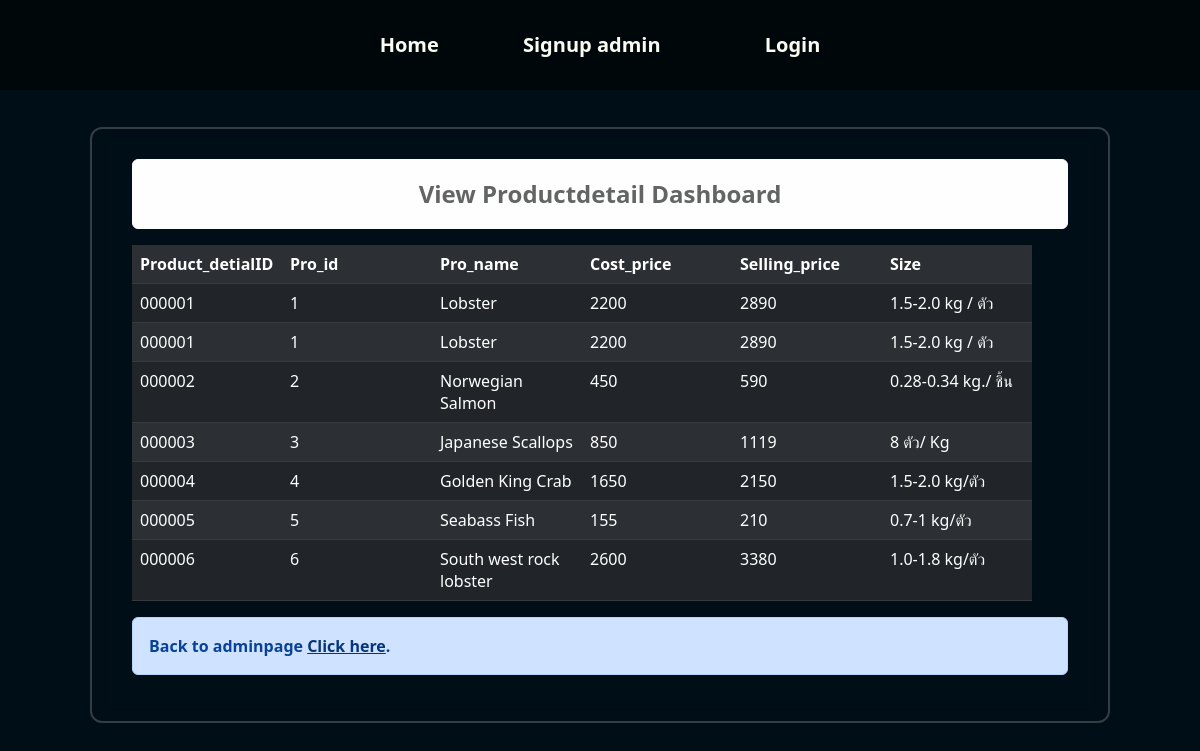
Page /view_product_detail.php on the committed database.
### tables this page shows
CREATE TABLE `product_detail` (
  `product_detailID` int(6) UNSIGNED ZEROFILL NOT NULL,
  `pro_id` int(6) NOT NULL,
  `pro_name` varchar(255) NOT NULL,
  `cost_price` int(10) NOT NULL,
  `selling_price` int(10) NOT NULL,
  `Size` varchar(50) NOT NULL
);

### view_product_detail.php (the view, shortened to what this page needs)
<?php
require_once('config.php');
require_once("headeradmin.php");
?>
<!DOCTYPE html>
<html lang="en">
<head>
    <link rel="stylesheet" type="text/css" href="https://cdn.jsdelivr.net/npm/bootstrap@5.2.3/dist/css/bootstrap.min.css">
    <link rel="stylesheet" type="text/css" href="admin1.css">
</head>
<body>
    <div class="wrapper">
    <div class="alert alert-light text-center fw-bold"  role="alert" style="font-size: 24px;" style="color: goldenrod;">
   View Productdetail Dashboard
</div
     <br>
        <div class="table-container">
            <table class="table table-dark table-striped">
            <tr>
                    <th scope="col">Product_detialID</th>
                    <th scope="col">Pro_id</th>
                    <th scope="col">Pro_name</th>
                    <th scope="col">Cost_price</th>
                    <th scope="col">Selling_price</th>
                    <th scope="col">Size</th>                </tr>
                <?php
               $sql = "SELECT * FROM product_detail";
               $result = mysqli_query($connect, $sql);
                while ($row = mysqli_fetch_array($result)) {
                    ?>
                    <tr>
                        <td><?=$row['product_detailID']?></td>
                        <td><?=$row['pro_id']?></td>
                        <td><?=$row['pro_name']?></td>
                        <td><?=$row['cost_price']?></td>
                        <td><?=$row['selling_price']?></td>
                        <td><?=$row['Size']?></td>
                    </tr>
                <?php
                $sql = "SELECT * FROM product_detail";
                $result = mysqli_query($connect, $sql);
                while($row = mysqli_fetch_array($result)) {
                ?>
               <tr>
                        <td><?=$row['product_detailID']?></td>
                        <td><?=$row['pro_id']?></td>
                        <td><?=$row['pro_name']?></td>
                        <td><?=$row['cost_price']?></td>
                        <td><?=$row['selling_price']?></td>
                        <td><?=$row['Size']?></td>
                <?php
                }
            }
                ?>
            </table>
        </div>
<div class="alert alert-primary" role="alert">
 Back to adminpage <a href="admin.php" class="alert-link">Click here</a>.
</div>
    </div>
</body>
</html>

### headeradmin.php (shortened to what this page needs)
<html>
<head>
</head>
<body>
<div class="header">
    <ul>
    <li><a href="admin.php">Home</a></li>
    <li><a href="signupadmin.php">Signup admin</a></li>
        <li>
            <?php
            if (isset($_SESSION['username'])) {
                $userLevel =level();
                echo '<li><a href="logout.php">Logout -</a>';
                echo "<span class='user-desc'>&nbsp;[";
                echo $_SESSION['firstname']
                    ." ".$_SESSION['lastname']
                    ." : ". $userLevel  ;
                echo "]</span></li>";
            } else {
                echo '<li><a href="login.php">Login</a></li>';
            }
            ?>
        </li>
    </ul>
</div>
</body>
</html>

### admin1.css (style rules this page uses)
body { display: grid; place-items: center; height: 100vh; background: url(img/4.png) repeat; background-color: #000e17; background-size: 100vw 100vh; background-size: cover; background-position: center; color: white; margin: 0; }
.table-container { max-width: 900px; width: 100%; overflow-x: auto; }
.wrapper { margin-top: 50px; width: 1020px; background: transparent; border: 2px solid rgba(255, 255, 255, .2); backdrop-filter: blur(9px); color: #fff; border-radius: 12px; padding: 30px 40px; }
.table-container th, .table-container td { color: white; width: 150px; }
.wrapper .alert { font-weight: bold; }

### headeradmin.php (style rules this page uses)
body { margin: 0; padding: 0; }
.header { width: 100%; background-color: rgba(0, 0, 0, 0.5); border-radius: 0; box-shadow: none; position: fixed; top: 0; left: 0; z-index: 999; transition: top 0.3s; }
.header ul { text-align: center; padding: 30px 0; margin: 0; list-style-type: none; }
.header ul li { display: inline; margin-right: 20px; }
.header ul li:last-child { margin-right: 0; }
.header ul li a { text-decoration: none; padding: 10px 30px; font-size: 20px; font-weight: bold; color: #fafcf1; position: relative; text-shadow: none; }
.header ul li a::after { content: ""; position: absolute; background-color: #fafcf1; height: 3px; width: 0; left: 50%; bottom: -10px; transition: 0.3s; transform: translateX(-50%); }

### rows in the picture
product_detail: product_detailID "000001", pro "1", pro_name "Lobster", cost_price "2200", selling_price "2890", Size "1.5-2.0 kg / ตัว"
product_detail: product_detailID "000002", pro "2", pro_name "Norwegian Salmon", cost_price "450", selling_price "590", Size "0.28-0.34 kg./ ชิ้น"
product_detail: product_detailID "000003", pro "3", pro_name "Japanese Scallops", cost_price "850", selling_price "1119", Size "8 ตัว/ Kg"
product_detail: product_detailID "000004", pro "4", pro_name "Golden King Crab", cost_price "1650", selling_price "2150", Size "1.5-2.0 kg/ตัว"
product_detail: product_detailID "000005", pro "5", pro_name "Seabass Fish", cost_price "155", selling_price "210", Size "0.7-1 kg/ตัว"
product_detail: product_detailID "000006", pro "6", pro_name "South west rock lobster", cost_price "2600", selling_price "3380", Size "1.0-1.8 kg/ตัว"
